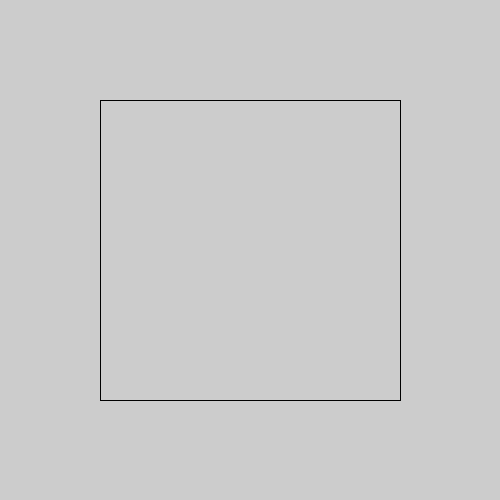
Frame 1 (no input)
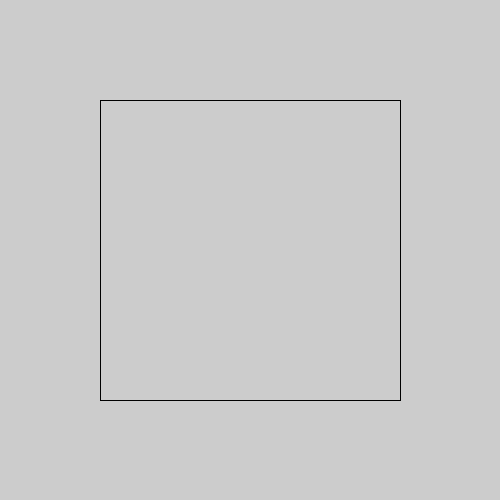
Frame 60 (the mouse pressed at the canvas centre just before this capture)
Frame 120 (the mouse held since frame 60 and released just before this capture): identical to frame 60, image omitted

The Processing sketch that drew these frames (run headless with seeded random() and noise(); from frame 60 on, the mouse is pressed at the canvas centre):

// Processing sketch: Sketch_Opdracht_9_4
// ── Sketch_Opdracht_9_4.pde
void setup(){
  size(500,500);
}

void draw(){
  //Default = 100,100,300,300
  vierkant(100,100,300,300);
}

void vierkant(int x, int y, int w, int h){
  line(x,y,x+w,y);
  line(x,y,x,y+h);
  line(x,y+h,x+w,y+h);
  line(x+w,y+h,x+w,y);
}
